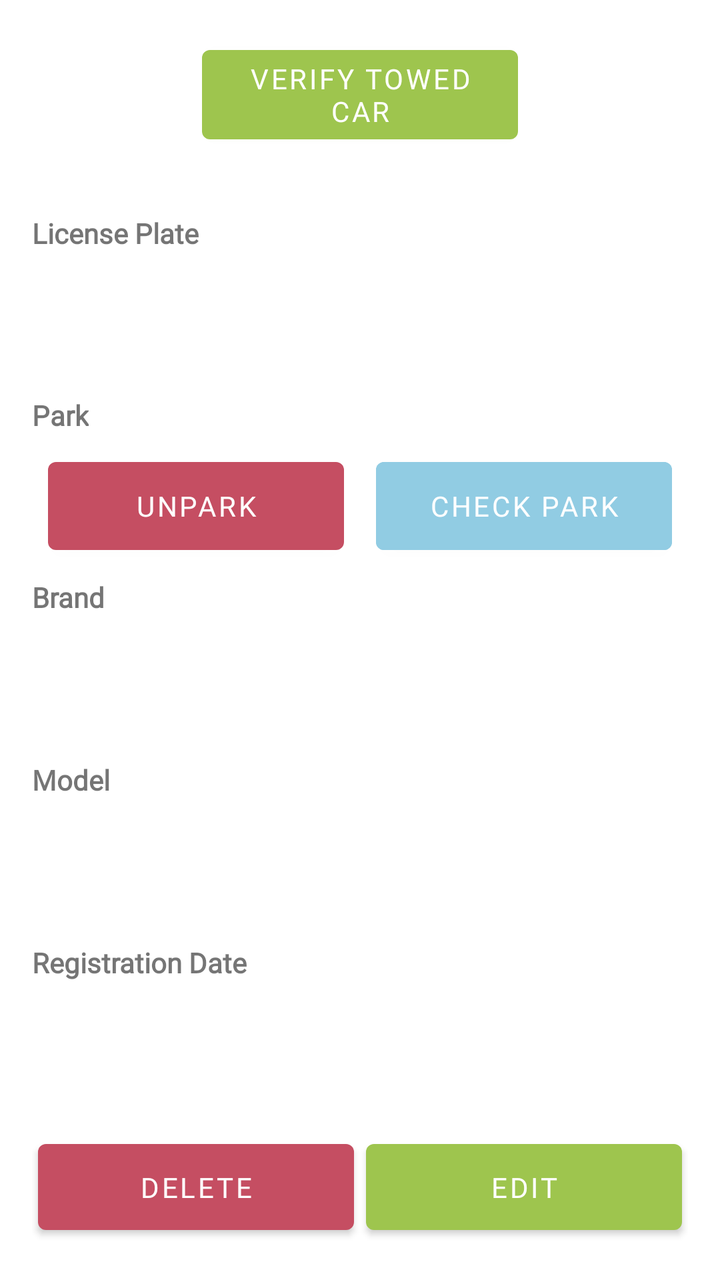
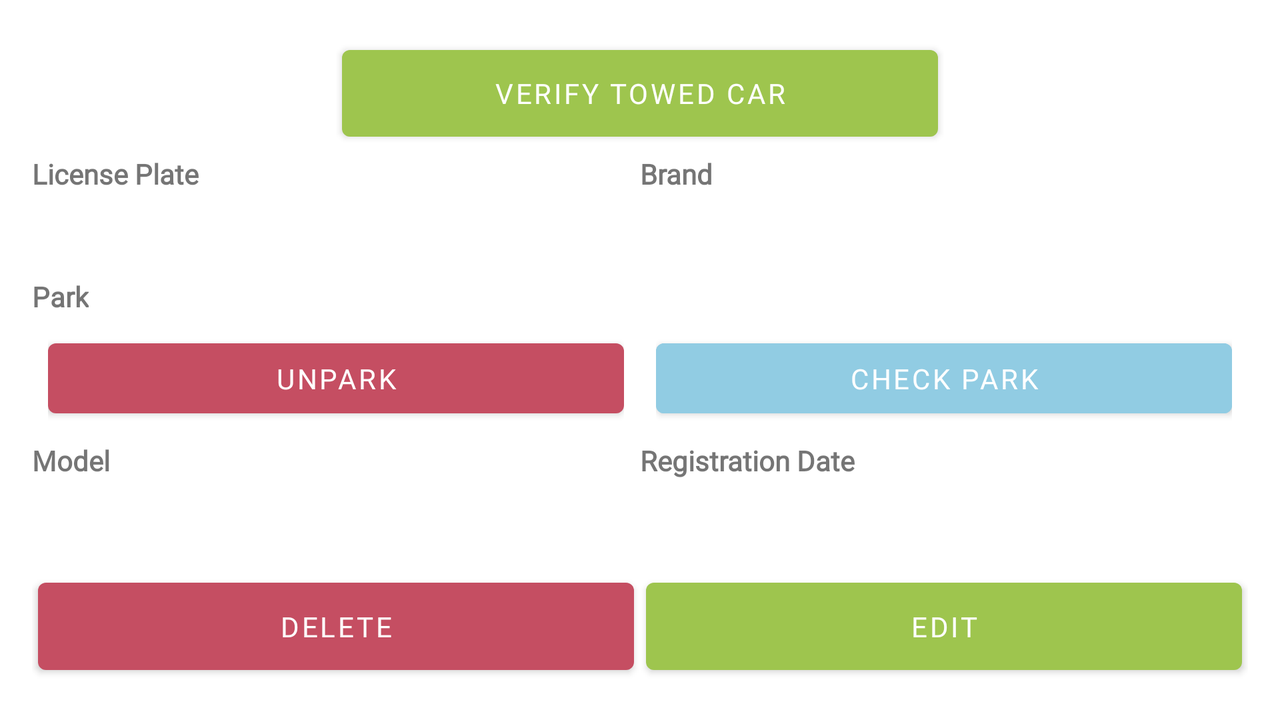

Compare how this app lays out the same screen by default and in its alternative resource folder. The renders come first, then the two layout files and the values they reference.
<!-- AndroidManifest.xml: application theme AppTheme -->
<!-- res/layout/fragment_vehicle_details.xml -->
<?xml version="1.0" encoding="utf-8"?>
<LinearLayout xmlns:android="http://schemas.android.com/apk/res/android"
    xmlns:tools="http://schemas.android.com/tools"
    android:orientation="vertical"
    android:layout_width="match_parent"
    android:layout_height="match_parent"
    android:weightSum="20"
    android:padding="16dp"
    android:id="@+id/details_container"
    tools:context=".ui.fragments.VehicleDetailsFragment">

    <LinearLayout
        android:layout_width="match_parent"
        android:layout_height="0dp"
        android:orientation="horizontal"
        android:gravity="center_horizontal"
        android:weightSum="2"
        android:layout_weight="3">

        <LinearLayout
            android:layout_width="0dp"
            android:layout_height="match_parent"
            android:orientation="vertical"
            android:weightSum="3"
            android:layout_weight="1">

            <Button
                android:id="@+id/button_send_sms"
                android:layout_width="match_parent"
                android:layout_height="0dp"
                style="@style/Widget.App.Button"
                android:layout_weight="2"
                android:drawableLeft="@drawable/ic_sms"
                android:drawableTint="@color/white"
                android:text="@string/verify_towed_car"
                android:layout_margin="3dp"/>

        </LinearLayout>

    </LinearLayout>

    <LinearLayout
        android:layout_width="match_parent"
        android:layout_height="0dp"
        android:layout_weight="3"
        android:orientation="vertical">

        <TextView
            android:layout_width="wrap_content"
            android:layout_height="wrap_content"
            android:textStyle="bold"
            android:text="@string/license_plate" />

        <TextView
            android:id="@+id/text_license_plate"
            android:layout_width="match_parent"
            android:layout_height="wrap_content"/>

    </LinearLayout>

    <LinearLayout
        android:id="@+id/park_container"
        android:layout_width="match_parent"
        android:layout_height="0dp"
        android:layout_weight="3"
        android:tag="3"
        android:orientation="vertical">

        <TextView
            android:layout_width="wrap_content"
            android:layout_height="wrap_content"
            android:textStyle="bold"
            android:text="@string/park" />

        <LinearLayout
            android:layout_width="match_parent"
            android:layout_height="match_parent"
            android:weightSum="2"
            android:orientation="horizontal">

            <LinearLayout
                android:layout_width="0dp"
                android:layout_height="match_parent"
                android:padding="8dp"
                android:layout_weight="1">

                <Button
                    android:id="@+id/button_unpark"
                    android:layout_width="match_parent"
                    android:layout_height="match_parent"
                    style="@style/Widget.App.Deletion.Button"
                    android:text="@string/unpark"/>

            </LinearLayout>


            <LinearLayout
                android:layout_width="0dp"
                android:layout_height="match_parent"
                android:padding="8dp"
                android:layout_weight="1">

                <Button
                    android:id="@+id/button_check_park"
                    android:layout_width="match_parent"
                    android:layout_height="match_parent"
                    android:backgroundTint="@color/emelLightBlue"
                    android:text="@string/check_park"/>

            </LinearLayout>

        </LinearLayout>


    </LinearLayout>

    <LinearLayout
        android:layout_width="match_parent"
        android:layout_height="0dp"
        android:layout_weight="3"
        android:orientation="vertical">

        <TextView
            android:layout_width="wrap_content"
            android:layout_height="wrap_content"
            android:textStyle="bold"
            android:text="@string/brand" />

        <TextView
            android:id="@+id/text_brand"
            android:layout_width="match_parent"
            android:layout_height="wrap_content"/>

    </LinearLayout>

    <LinearLayout
        android:layout_width="match_parent"
        android:layout_height="0dp"
        android:layout_weight="3"
        android:orientation="vertical">
        <TextView
            android:layout_width="wrap_content"
            android:layout_height="wrap_content"
            android:textStyle="bold"
            android:text="@string/model" />

        <TextView
            android:id="@+id/text_model"
            android:layout_width="match_parent"
            android:layout_height="wrap_content"/>

    </LinearLayout>

    <LinearLayout
        android:layout_width="match_parent"
        android:layout_height="0dp"
        android:layout_weight="3"
        android:orientation="vertical">

        <TextView
            android:layout_width="wrap_content"
            android:layout_height="wrap_content"
            android:textStyle="bold"
            android:text="@string/registration_date" />

        <TextView
            android:id="@+id/text_registration_date"
            android:layout_width="match_parent"
            android:layout_height="wrap_content"/>

    </LinearLayout>

    <LinearLayout
        android:layout_width="match_parent"
        android:layout_height="0dp"
        android:orientation="horizontal"
        android:layout_weight="2"
        android:weightSum="2">

        <Button
            android:id="@+id/button_delete"
            android:layout_width="0dp"
            android:layout_height="match_parent"
            style="@style/Widget.App.Deletion.Button"
            android:text="@string/delete"
            android:layout_margin="3dp"
            android:layout_weight="1" />

        <Button
            android:id="@+id/button_edit"
            android:layout_width="0dp"
            android:layout_height="match_parent"
            style="@style/Widget.App.Confirmation.Button"
            android:layout_margin="3dp"
            android:text="@string/edit"
            android:layout_weight="1" />

    </LinearLayout>

</LinearLayout>
<!-- resources referenced by this layout -->
<resources>
  <color name="emelLightBlue">#91CCE3</color>
  <color name="white">#FFFFFF</color>
  <string name="brand">Brand</string>
  <string name="check_park">Check Park</string>
  <string name="delete">Delete</string>
  <string name="edit">Edit</string>
  <string name="license_plate">License Plate</string>
  <string name="model">Model</string>
  <string name="park">Park</string>
  <string name="registration_date">Registration Date</string>
  <string name="unpark">Unpark</string>
  <string name="verify_towed_car">verify towed car</string>
  <style name="Widget.App.Button" parent="Widget.MaterialComponents.Button">
          <item name="android:textColor">@color/white</item>
          <item name="materialThemeOverlay">@style/ThemeOverlay.App.Button</item>
      </style>
  <style name="Widget.App.Confirmation.Button" parent="Widget.MaterialComponents.Button">
          <item name="materialThemeOverlay">@style/Confirmation.Button</item>
          <item name="android:textColor">@color/white</item>
      </style>
  <style name="Widget.App.Deletion.Button" parent="Widget.MaterialComponents.Button">
          <item name="materialThemeOverlay">@style/Deletion.Button</item>
          <item name="android:textColor">@color/white</item>
      </style>
  <style name="AppTheme" parent="Theme.MaterialComponents.DayNight.NoActionBar">
          <item name="colorPrimary">@color/emelDarkBlue</item>
          <item name="colorPrimaryDark">@color/emelLightBlue</item>
          <item name="colorAccent">@color/emelGreen</item>
          <item name="materialButtonStyle">@style/Widget.App.Button</item>
          <item name="fontFamily">@font/roboto</item>
      </style>
  <style name="ThemeOverlay.App.Button" parent="">
          <item name="colorPrimary">@color/emelGreen</item>
      </style>
  <style name="Confirmation.Button" parent="">
          <item name="colorPrimary">@color/emelGreen</item>
      </style>
  <style name="Deletion.Button" parent="">
          <item name="colorPrimary">@color/danger</item>
      </style>
  <color name="emelDarkBlue">#30567F</color>
  <color name="emelGreen">#9EC54E</color>
  <color name="danger">#C54E62</color>
</resources>
<!-- res/layout-land/fragment_vehicle_details.xml (the repository's variant of the layout above) -->
<!-- drawn on the phone turned sideways -->
<?xml version="1.0" encoding="utf-8"?>
<LinearLayout xmlns:android="http://schemas.android.com/apk/res/android"
    xmlns:tools="http://schemas.android.com/tools"
    android:orientation="vertical"
    android:layout_width="match_parent"
    android:layout_height="match_parent"
    android:weightSum="16"
    android:padding="16dp"
    android:id="@+id/details_container"
    tools:context=".ui.fragments.VehicleDetailsFragment">

    <LinearLayout
        android:layout_weight="3"
        android:layout_width="match_parent"
        android:layout_height="0dp"
        android:orientation="horizontal"
        android:gravity="center_horizontal"
        android:weightSum="2">

        <LinearLayout
            android:layout_width="0dp"
            android:layout_height="match_parent"
            android:orientation="vertical"
            android:weightSum="4"
            android:layout_weight="1">

            <Button
                android:id="@+id/button_send_sms"
                android:layout_width="match_parent"
                android:layout_height="0dp"
                style="@style/Widget.App.Button"
                android:layout_weight="4"
                android:drawableLeft="@drawable/ic_sms"
                android:drawableTint="@color/white"
                android:text="@string/verify_towed_car"
                android:layout_margin="3dp"/>

        </LinearLayout>

    </LinearLayout>

    <LinearLayout
        android:layout_weight="3"
        android:layout_width="match_parent"
        android:layout_height="0dp"
        android:orientation="horizontal"
        android:weightSum="2">

        <LinearLayout
            android:layout_width="0dp"
            android:layout_height="match_parent"
            android:layout_weight="1"
            android:orientation="vertical">

            <TextView
                android:layout_width="wrap_content"
                android:layout_height="wrap_content"
                android:textStyle="bold"
                android:text="@string/license_plate" />

            <TextView
                android:id="@+id/text_license_plate"
                android:layout_width="match_parent"
                android:layout_height="wrap_content"/>

        </LinearLayout>

        <LinearLayout
            android:layout_width="0dp"
            android:layout_height="match_parent"
            android:layout_weight="1"
            android:orientation="vertical">

            <TextView
                android:layout_width="wrap_content"
                android:layout_height="wrap_content"
                android:textStyle="bold"
                android:text="@string/brand" />

            <TextView
                android:id="@+id/text_brand"
                android:layout_width="match_parent"
                android:layout_height="wrap_content"/>

        </LinearLayout>

    </LinearLayout>

    <LinearLayout
        android:id="@+id/park_container"
        android:layout_weight="4"
        android:layout_width="match_parent"
        android:layout_height="0dp"
        android:orientation="horizontal"
        android:tag="4"
        android:weightSum="2">

        <LinearLayout
            android:layout_width="0dp"
            android:layout_height="match_parent"
            android:layout_weight="2"
            android:orientation="vertical">

            <TextView
                android:layout_width="wrap_content"
                android:layout_height="wrap_content"
                android:textStyle="bold"
                android:text="@string/park" />

            <LinearLayout
                android:layout_width="match_parent"
                android:layout_height="match_parent"
                android:weightSum="2"
                android:orientation="horizontal">

                <LinearLayout
                    android:layout_width="0dp"
                    android:layout_height="match_parent"
                    android:padding="8dp"
                    android:layout_weight="1">

                    <Button
                        android:id="@+id/button_unpark"
                        android:layout_width="match_parent"
                        android:layout_height="match_parent"
                        style="@style/Widget.App.Deletion.Button"
                        android:text="@string/unpark"/>

                </LinearLayout>


                <LinearLayout
                    android:layout_width="0dp"
                    android:layout_height="match_parent"
                    android:padding="8dp"
                    android:layout_weight="1">

                    <Button
                        android:id="@+id/button_check_park"
                        android:layout_width="match_parent"
                        android:layout_height="match_parent"
                        android:backgroundTint="@color/emelLightBlue"
                        android:text="@string/check_park"/>

                </LinearLayout>

            </LinearLayout>

        </LinearLayout>

    </LinearLayout>

    <LinearLayout
        android:layout_weight="3"
        android:layout_width="match_parent"
        android:layout_height="0dp"
        android:orientation="horizontal"
        android:weightSum="2">

        <LinearLayout
            android:layout_width="0dp"
            android:layout_height="match_parent"
            android:layout_weight="1"
            android:orientation="vertical">
            <TextView
                android:layout_width="wrap_content"
                android:layout_height="wrap_content"
                android:textStyle="bold"
                android:text="@string/model" />

            <TextView
                android:id="@+id/text_model"
                android:layout_width="match_parent"
                android:layout_height="wrap_content"/>

        </LinearLayout>

        <LinearLayout
            android:layout_width="0dp"
            android:layout_height="match_parent"
            android:layout_weight="1"
            android:orientation="vertical">

            <TextView
                android:layout_width="wrap_content"
                android:layout_height="wrap_content"
                android:textStyle="bold"
                android:text="@string/registration_date" />

            <TextView
                android:id="@+id/text_registration_date"
                android:layout_width="match_parent"
                android:layout_height="wrap_content"/>

        </LinearLayout>

    </LinearLayout>

    <LinearLayout
        android:layout_width="match_parent"
        android:layout_height="0dp"
        android:orientation="horizontal"
        android:layout_weight="3"
        android:weightSum="2">

        <Button
            android:id="@+id/button_delete"
            android:layout_width="0dp"
            android:layout_height="match_parent"
            style="@style/Widget.App.Deletion.Button"
            android:text="@string/delete"
            android:layout_margin="3dp"
            android:layout_weight="1" />

        <Button
            android:id="@+id/button_edit"
            android:layout_width="0dp"
            android:layout_height="match_parent"
            style="@style/Widget.App.Confirmation.Button"
            android:layout_margin="3dp"
            android:text="@string/edit"
            android:layout_weight="1" />

    </LinearLayout>

</LinearLayout>
